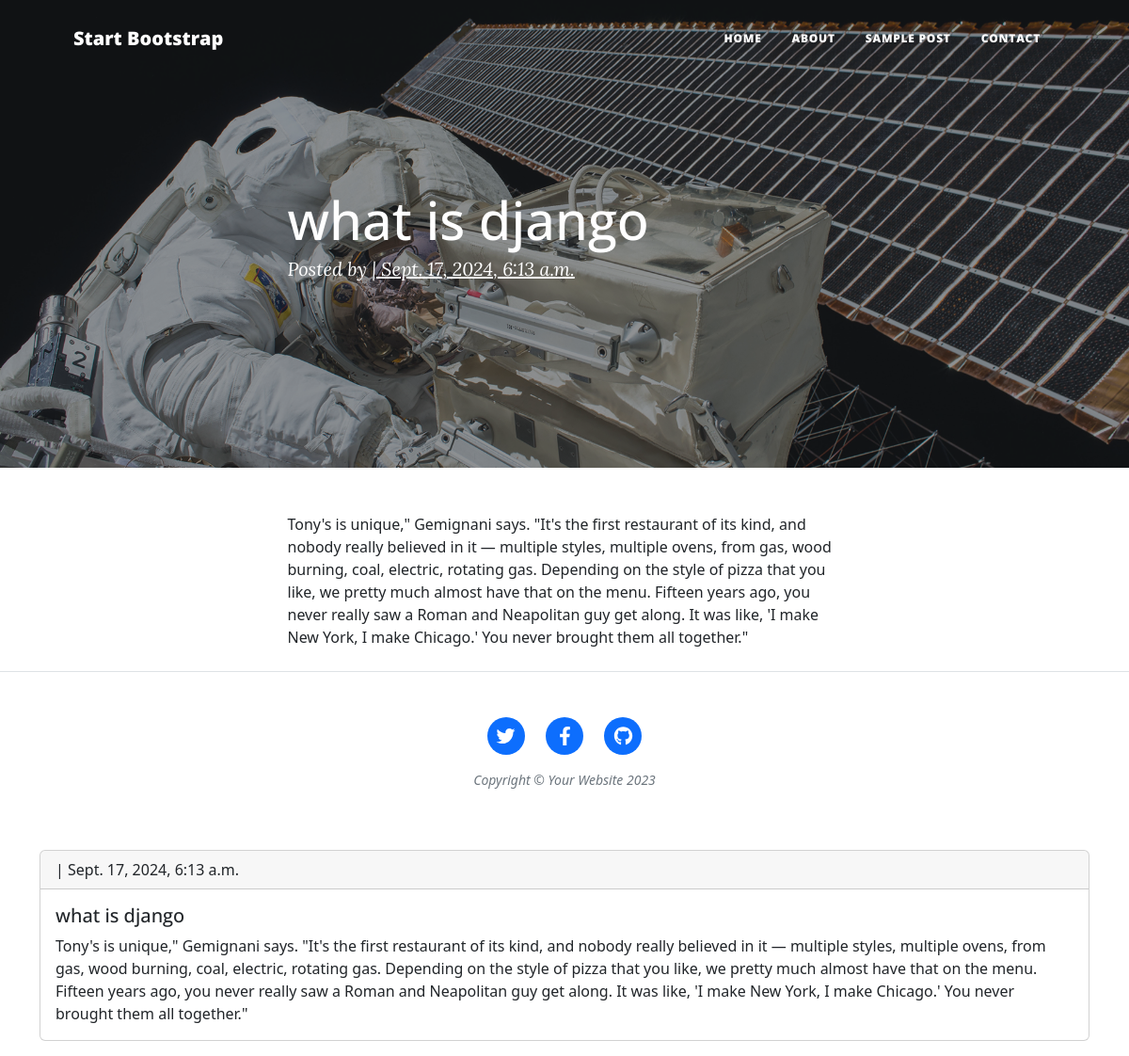
The page /what-is-django/ on the database its author committed.
### blog/models.py (models this page shows, shortened)
class Post(models.Model):
    title=models.CharField(max_length=200,unique=True)
    authors=models.ForeignKey(User,on_delete=models.CASCADE,related_name='blog_post')
    content=models.TextField()
    slug=models.SlugField(max_length=200,unique=True)
    updated_on=models.DateTimeField(auto_now=True)
    created_on=models.DateTimeField(auto_now_add=True)
    status=models.IntegerField(choices=STATUS,default=0)
    class Meta:
        ordering=['-created_on']

### blog/views.py (the view)
# urls.py: path('<slug:slug>/',views.PostDetail.as_view(),name='PostDetail'),
class PostDetail(generic.DetailView):
    model=Post
    template_name='blog/detail.html'

### templates/blog/detail.html (shortened to what this page needs)
{% load static %}
<!DOCTYPE html>
<html lang="en">
    <head>
        <link href="{% static 'css/styles.css' %}" rel="stylesheet" />
    </head>
    <body>
        <nav class="navbar navbar-expand-lg navbar-light" id="mainNav">
            <div class="container px-4 px-lg-5">
                <a class="navbar-brand" href="index.html">Start Bootstrap</a>
                <div class="collapse navbar-collapse" id="navbarResponsive">
                    <ul class="navbar-nav ms-auto py-4 py-lg-0">
                        <li class="nav-item"><a class="nav-link px-lg-3 py-3 py-lg-4" href="index.html">Home</a></li>
                        <li class="nav-item"><a class="nav-link px-lg-3 py-3 py-lg-4" href="about.html">About</a></li>
                        <li class="nav-item"><a class="nav-link px-lg-3 py-3 py-lg-4" href="post.html">Sample Post</a></li>
                        <li class="nav-item"><a class="nav-link px-lg-3 py-3 py-lg-4" href="contact.html">Contact</a></li>
                    </ul>
                </div>
            </div>
        </nav>
        <header class="masthead" style="background-image: url({% static 'assets/img/post-bg.jpg' %})">
            <div class="container position-relative px-4 px-lg-5">
                <div class="row gx-4 gx-lg-5 justify-content-center">
                    <div class="col-md-10 col-lg-8 col-xl-7">
                        <div class="post-heading">
                            <h1>{{post.title}}</h1>
                            <span class="meta">
                                Posted by
                                <a href="#!">{{post.author}} | {{post.created_on}}</a>
                            </span>
                        </div>
                    </div>
                </div>
            </div>
        </header>
        <article class="mb-4">
            <div class="container px-4 px-lg-5">
                <div class="row gx-4 gx-lg-5 justify-content-center">
                    <div class="col-md-10 col-lg-8 col-xl-7">
                      {{post.content|safe}}
                    </div>
                </div>
            </div>
        </article>
        <footer class="border-top">
            <div class="container px-4 px-lg-5">
                <div class="row gx-4 gx-lg-5 justify-content-center">
                    <div class="col-md-10 col-lg-8 col-xl-7">
                        <ul class="list-inline text-center">
                            <li class="list-inline-item">
                                <a href="#!">
                                    <span class="fa-stack fa-lg">
                                        <i class="fas fa-circle fa-stack-2x"></i>
                                        <i class="fab fa-twitter fa-stack-1x fa-inverse"></i>
                                    </span>
                                </a>
                            </li>
                            <li class="list-inline-item">
                                <a href="#!">
                                    <span class="fa-stack fa-lg">
                                        <i class="fas fa-circle fa-stack-2x"></i>
                                        <i class="fab fa-facebook-f fa-stack-1x fa-inverse"></i>
                                    </span>
                                </a>
                            </li>
                            <li class="list-inline-item">
                                <a href="#!">
                                    <span class="fa-stack fa-lg">
                                        <i class="fas fa-circle fa-stack-2x"></i>
                                        <i class="fab fa-github fa-stack-1x fa-inverse"></i>
                                    </span>
                                </a>
                            </li>
                        </ul>
                        <div class="small text-center text-muted fst-italic">Copyright &copy; Your Website 2023</div>
                    </div>
                </div>
            </div>
        </footer>
    </body>
</html>
<!doctype html>
<html lang="en">
  <head>
    <link href="https://cdn.jsdelivr.net/npm/bootstrap@5.2.3/dist/css/bootstrap.min.css" rel="stylesheet">
  </head>
  <body>
    <div class="container mt-3">
    <div class="card mb-3">
        <div class="card-header">
            {{post.author}} | {{post.created_on}}
        </div>
        <div class="card-body">
          <h5 class="card-title">{{post.title}}</h5>
          <p class="card-text">{{post.content|safe}}</p>
        </div>
      </div>
</div>
  </body>
</html>

### rows shown on the page
Post: title "what is django", created_on "Sept. 17, 2024, 6:13 a.m.", content "Tony's is unique,\" Gemignani says. \"It's the first restaurant of its kind, and nobody really believed in it — multiple styles, multiple ovens, from gas, wood burning, coal, electric, rotating gas. Depending on the style of pizza that you like, we pretty much almost have that on the menu. Fifteen years ago, you never really saw a Roman and Neapolitan guy get along. It was like, 'I make New York, I make Chicago.' You never brought them all together.\""
